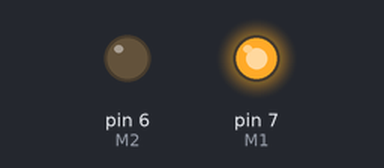
Recording of a sketch running on a simulated Arduino Uno, built with avr-gcc and run on an emulated ATmega328P. On the bench: output pins drawn as LEDs (lit = HIGH).

Above: at 1.5 s.
At 4.5 s:
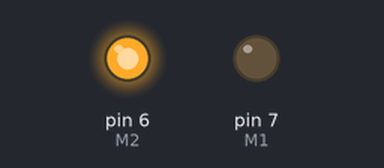
Timing chart, 0 to 7.8 s (numbered marks = the images above):
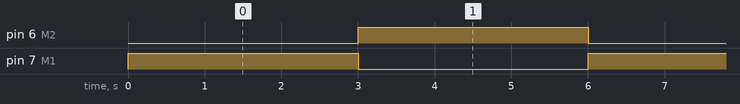

The sketch:

clutch.ino
```cpp
#define M1 7
#define M2 6

void setup() {
 pinMode(M1,OUTPUT) ;
 pinMode(M2,OUTPUT) ;
}

void loop() {
   digitalWrite(M1,HIGH) ;
   digitalWrite(M2,LOW) ;
   delay(3000) ;
   digitalWrite(M1,LOW) ;
   digitalWrite(M2,HIGH) ;
   delay(3000) ;

}
```

Measured:
- by itself, pin 6 (M2), pin 7 (M1): alternates HIGH for 3.0 s and LOW for 3.0 s
